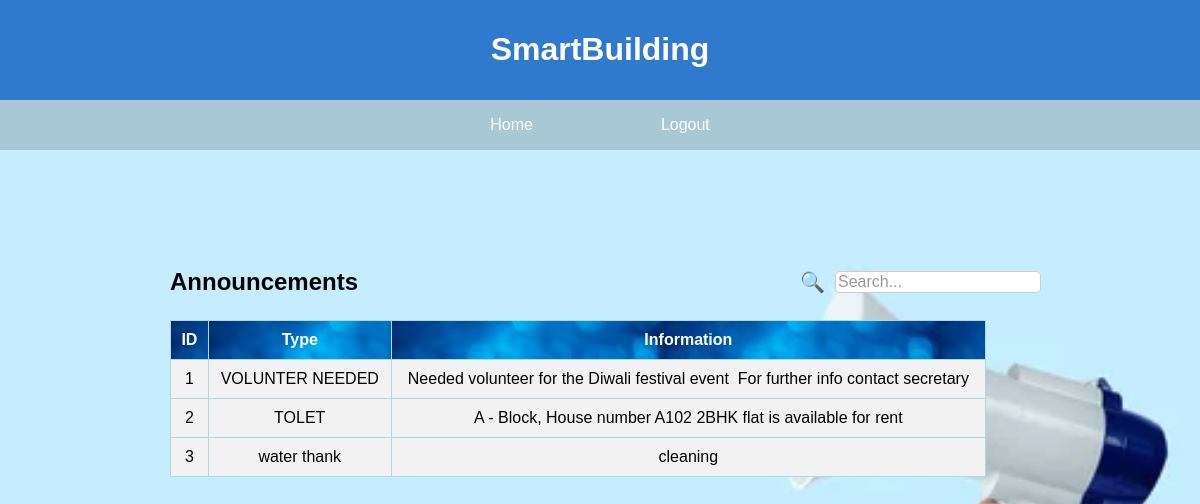
The app's page /announcements.php with its own data.
### tables this page shows
CREATE TABLE `announcements` (
  `ID` int(11) NOT NULL,
  `type` text NOT NULL,
  `info` text NOT NULL
);

### announcements.php (the view, shortened to what this page needs)
<?php
$conn = mysqli_connect("localhost", "root", "", "building_management");
$sql = "SELECT * FROM announcements" ;
$result = mysqli_query($conn, $sql);
?>
<!DOCTYPE html>
<html lang="en">
<head>
</head>
<body>
    <header>
    <h1>SmartBuilding</h2>
    </header>
        <nav>
            <ul>
                <li><a href="user.php">Home</a></li>
                <li><a href="login.php">Logout</a></li>
            </ul>
        </nav>
    <main>
    <div class="search-bar">
            <span class="search-icon">&#128269;</span>
            <input type="text" id="search-input" class="search-input" placeholder="Search..." oninput="searchTable()">
        </div>
    <main>
        <div class="employee-table">
            <h3>Announcements</h3>
            <table>
                <thead>
                    <tr>
                        <th>ID</th>
                        <th>Type</th>
                        <th>Information</th>
                    </tr>
                </thead>
                <tbody>
                    <?php
                    while ($row = mysqli_fetch_assoc($result)) {
                        echo "<tr>";
                        echo "<td>" . $row['ID'] . "</td>";
                        echo "<td>" . $row['type'] . "</td>";
                        echo "<td>" . $row['info'] . "</td>";
                        echo "</tr>";
                    }
                    ?>
                </tbody>
            </table>
        </div>
    </main>
</body>
</html>

### announcements.php (style rules this page uses)
body { font-family: Arial, sans-serif; margin: 0; padding: 0; background: url(images/anounce.jpg); background-repeat: no-repeat; background-size: cover; background-position: center; height: 800px; overflow-x: hidden; }
header { background-color: #307ace; color: white; padding: 10px; text-align: center; }
nav { background-color: #3333; color: white; display: flex; justify-content: center; align-items: center; height: 50px; }
nav ul { list-style: none; display: flex; margin: 0; padding: 0; }
.search-bar { position: relative; top: 120px; left: 800px; width: 250px; display: flex; align-items: center; z-index: 999 }
.search-icon { font-size: 20px; margin-right: 10px; color: #333; }
.search-input { border: 1px solid #ccc; border-radius: 5px; font-size: 16px; width: 200px; outline: none; }
.search-input::placeholder { color: #999; }
nav li { margin: 0 64px; }
nav a { text-decoration: none; color: white; }
.employee-table { margin-top: 20px; padding: 10px; border-radius: 5px; margin-left: 160px; margin-top: 60px; }
.employee-table h3 { margin-top: 10; color:black; font-size:24px; }
.employee-table table { width: 80%; border-collapse: collapse; background-color:#f2f2f2; }
.employee-table th, .employee-table td { border: 1px solid lightblue; padding: 10px; text-align: center; }
.employee-table th { color:white; background: url(images/ads.jpeg); }

### records on screen
announcements: ID "1", type "VOLUNTER NEEDED", info "Needed volunteer for the Diwali festival event For further info contact secretary"
announcements: ID "2", type "TOLET", info "A - Block, House number A102 2BHK flat is available for rent"
announcements: ID "3", type "water thank", info "cleaning"
